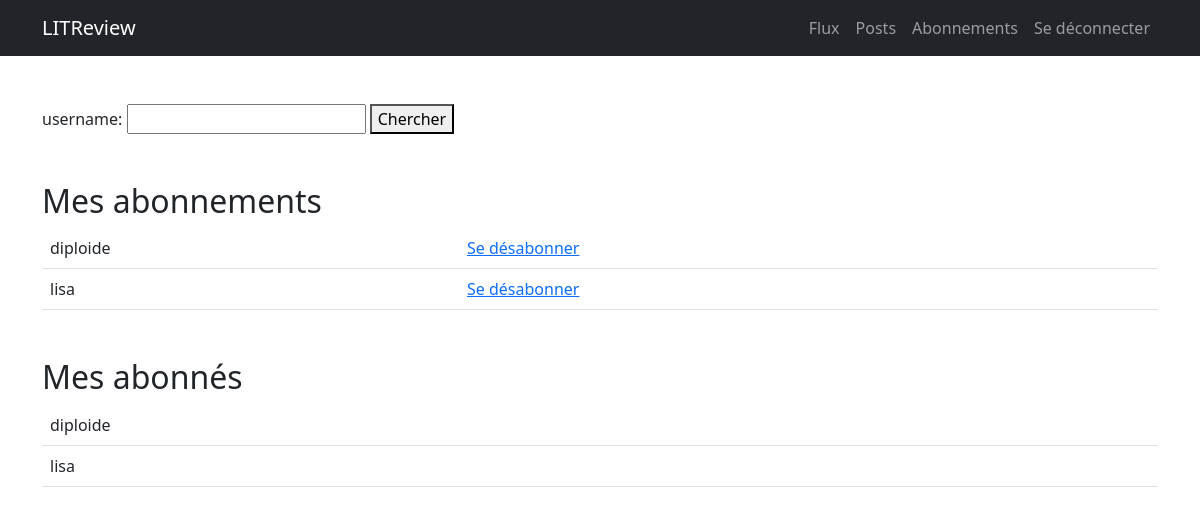
/followers (signed in), run on an earlier commit of the app's database.
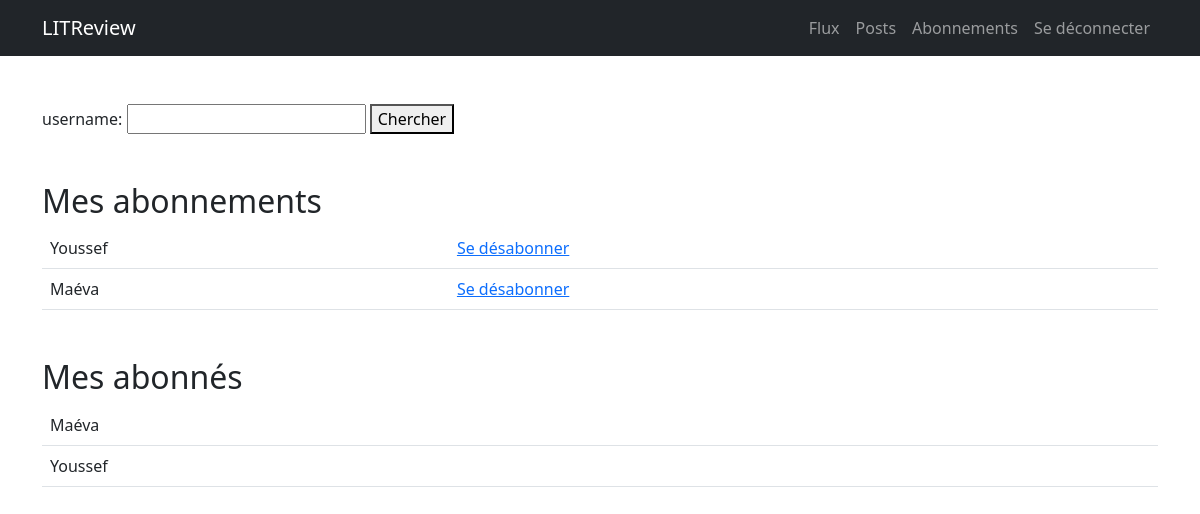
And on a later commit of the database.
### authentication/models.py (models this page shows)
class User(AbstractUser):
    pass

### follower/views.py (the view, shortened to what this page needs)
# urls.py: path("followers", follower.views.followers_page, name="followers"),
@login_required
def followers_page(request):
    form = forms.FollowerForm()
    user_followed = [
        user_follow.followed_user
        for user_follow in models.UserFollows.objects.filter(user=request.user)
    ]
    user_subscribed = [
        user_follow.user
        for user_follow in models.UserFollows.objects.filter(followed_user=request.user)
    ]
    context = {
        "user_followed": user_followed,
        "user_subscribed": user_subscribed,
        "form": form,
    }
    return render(request, "follower/follower.html", context=context)

### follower/forms.py
class FollowerForm(forms.Form):
    username = forms.CharField(label="username")

### follower/templates/follower/follower.html (shortened to what this page needs)
{% extends 'base.html' %}
{% block content %}
<form method="post" class="form mt-5">
    {{ form }}
    <button type="submit">Chercher</button>
</form>
<h2 class="mt-5">Mes abonnements</h2>
<table class="table">
    <tbody>
        {% for user in user_followed %}
        <tr>
            <td>{{ user.username }}</td>
            <td><a href="{% url 'delete_follower' user.id %}">Se désabonner</a></td>
        </tr>
        {% endfor %}
    </tbody>
</table>
<h2 class="mt-5">Mes abonnés</h2>
<table class="table">
    <tbody>
        {% for user in user_subscribed %}
        <tr>
            <td>{{ user.username }}</td>
        </tr>
        {% endfor %}
    </tbody>
</table>
{% endblock content %}

### templates/base.html (shortened to what this page needs)
{% load static %}
<!DOCTYPE html>
<html lang="en">
<head>
    {% load static %}
    <link href="{% static 'css/styles.css' %}" rel="stylesheet" />
</head>
<body>
    <nav class="navbar navbar-expand-lg navbar-dark bg-dark">
        <div class="container">
            <a class="navbar-brand">LITReview</a>
            <div class="collapse navbar-collapse" id="navbarSupportedContent">
                <ul class="navbar-nav ms-auto mb-2 mb-lg-0">
                    <li class="nav-item"><a class="nav-link" href="{% url 'flow' %}">Flux</a></li>
                    <li class="nav-item"><a class="nav-link" href="{% url 'posts' %}">Posts</a></li>
                    <li class="nav-item"><a class="nav-link" href="{% url 'followers' %}">Abonnements</a></li>
                    <li class="nav-item"><a class="nav-link" href="{% url 'logout' %}">Se déconnecter</a></li>
                </ul>
            </div>
        </div>
    </nav>
    <div class="container">
        {% block content %}{% endblock %}
    </div>
</body>
</html>

What changed in the data, as far as the page shows it:
removed User: username "diploide"
no longer on this page (row edited): User: username "lisa"
added User: username "Youssef"
added User: username "Maéva"
